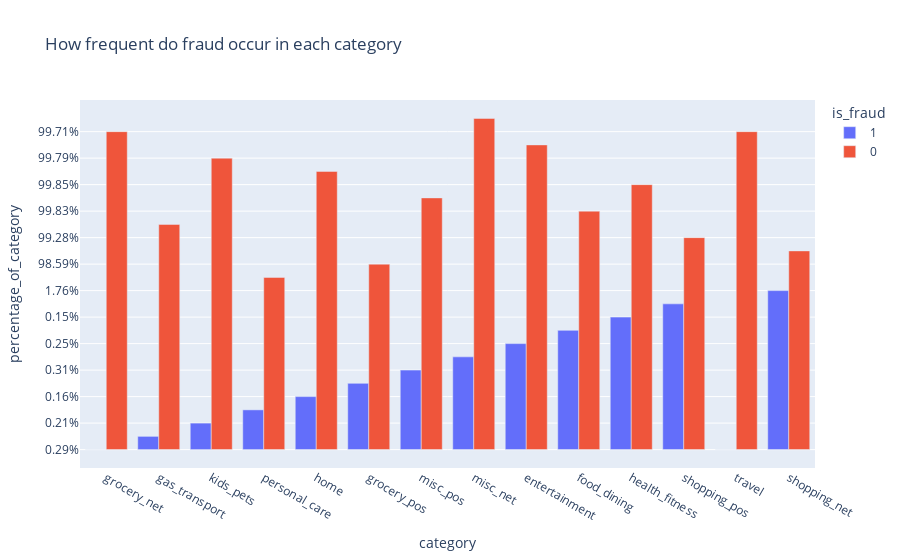

Notebook cell for this chart:
### Markdown cell above
Analyzing correlation between fraud and categories to determine which categories have the highest percentage of fraud.

### Code cell
fig4 = px.bar(
    fr_c_df,
    x='category',
    y='percentage_of_category',
    color='is_fraud',
    barmode='group',
    title='How frequent do fraud occur in each category',
)

fig4.show()

### Figure 1 — Plotly figure (JSON) as saved in the notebook; plotly's stock layout.template omitted (floating-point values rounded to 4 significant figures)
{"data": [{"alignmentgroup": "True", "hovertemplate": "is_fraud=1<br>category=%{x}<br>percentage_of_category=%{y}<extra></extra>", "legendgroup": "1", "marker": {"color": "#636efa", "pattern": {"shape": ""}}, "name": "1", "offsetgroup": "1", "orientation": "v", "showlegend": true, "textposition": "auto", "type": "bar", "x": ["grocery_net", "gas_transport", "kids_pets", "personal_care", "home", "grocery_pos", "misc_pos", "misc_net", "entertainment", "food_dining", "health_fitness", "shopping_pos", "travel", "shopping_net"], "xaxis": "x", "y": ["0.29%", "0.47%", "0.21%", "0.24%", "0.16%", "1.41%", "0.31%", "1.45%", "0.25%", "0.17%", "0.15%", "0.72%", "0.29%", "1.76%"], "yaxis": "y"}, {"alignmentgroup": "True", "hovertemplate": "is_fraud=0<br>category=%{x}<br>percentage_of_category=%{y}<extra></extra>", "legendgroup": "0", "marker": {"color": "#EF553B", "pattern": {"shape": ""}}, "name": "0", "offsetgroup": "0", "orientation": "v", "showlegend": true, "textposition": "auto", "type": "bar", "x": ["personal_care", "grocery_pos", "shopping_net", "shopping_pos", "gas_transport", "food_dining", "misc_pos", "health_fitness", "home", "kids_pets", "entertainment", "travel", "grocery_net", "misc_net"], "xaxis": "x", "y": ["99.76%", "98.59%", "98.24%", "99.28%", "99.53%", "99.83%", "99.69%", "99.85%", "99.84%", "99.79%", "99.75%", "99.71%", "99.71%", "98.55%"], "yaxis": "y"}], "layout": {"barmode": "group", "legend": {"title": {"text": "is_fraud"}, "tracegroupgap": 0}, "title": {"text": "How frequent do fraud occur in each category"}, "xaxis": {"anchor": "y", "domain": [0, 1], "title": {"text": "category"}}, "yaxis": {"anchor": "x", "domain": [0, 1], "title": {"text": "percentage_of_category"}}}}
